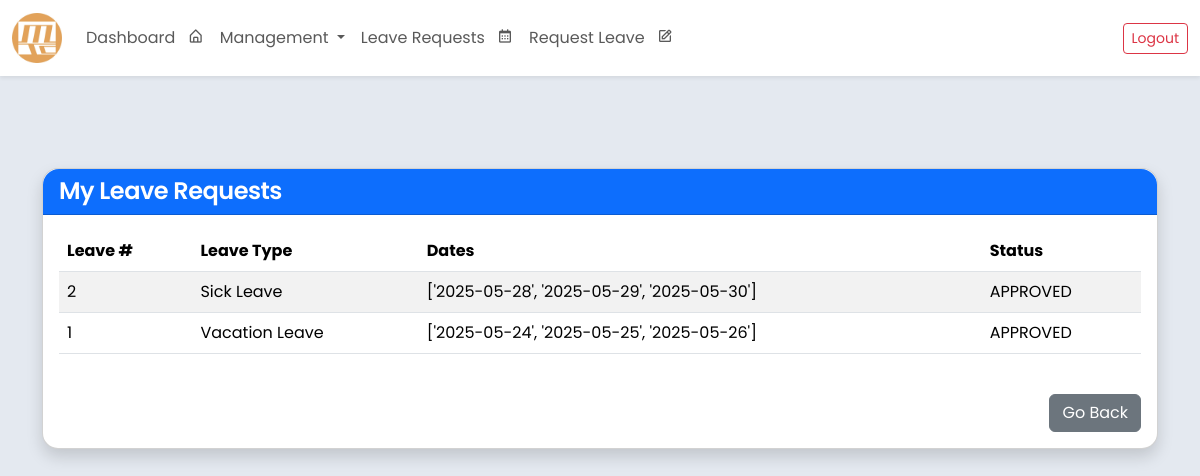
/my-leave-requests/ (signed in), run on the app's committed database.
### core/models.py (models this page shows, shortened)
class LeaveRequest(models.Model):
    class LeaveType(models.TextChoices):
        SICK = 'SICK', 'Sick Leave'
        MATERNITY = 'MATERNITY', 'Maternity Leave'
        PATERNITY = 'PATERNITY', 'Paternity Leave'
        VACATION = 'VACATION', 'Vacation Leave'
        EMERGENCY = 'EMERGENCY', 'Emergency Leave'
    class ApprovalStatus(models.TextChoices):
        PENDING = 'PENDING', 'PENDING'
        APPROVED = 'APPROVED', 'APPROVED'
        REJECTED = 'REJECTED', 'REJECTED'
    employee = models.ForeignKey('Employee', on_delete=models.CASCADE, related_name='leave_requests')
    leave_number = models.PositiveIntegerField(unique=True, editable=False)
    leave_dates = JSONField(default=list, blank=True, null=True)
    reason_for_leave = models.TextField()
    leave_type = models.CharField(max_length=20, choices=LeaveType.choices)
    remarks = models.TextField(blank=True, null=True)
    leave_credit_deduction = models.PositiveIntegerField(default=0)
    deduction_applied = models.BooleanField(default=False)
    department_approval = models.CharField(max_length=10, choices=ApprovalStatus.choices, default=ApprovalStatus.PENDING)
    hr_approval = models.CharField(max_length=10, choices=ApprovalStatus.choices, default=ApprovalStatus.PENDING)
    president_approval = models.CharField(max_length=10, choices=ApprovalStatus.choices, default=ApprovalStatus.PENDING)
    status = models.CharField(max_length=10, choices=ApprovalStatus.choices, default=ApprovalStatus.PENDING)
    created_at = models.DateTimeField(auto_now_add=True)

### core/views.py (the view)
# urls.py: path("my-leave-requests/", views.my_leave_requests, name="my_leave_requests"),
def my_leave_requests(request):
    leave_requests = LeaveRequest.objects.filter(employee=request.user.employee).order_by('-created_at')
    return render(request, 'my_leave_requests.html', {
        'leave_requests': leave_requests
    })

### core/templates/my_leave_requests.html
{% extends "base.html" %}
{% block content %}
<div class="container mt-5">
    <div class="card shadow rounded-4">
        <div class="card-header bg-primary text-white rounded-top-4">
            <h4 class="mb-0">My Leave Requests</h4>
        </div>
        <div class="card-body">
            {% if leave_requests %}
                <div class="table-responsive">
                    <table class="table table-striped">
                        <thead>
                            <tr>
                                <th>Leave #</th>
                                <th>Leave Type</th>
                                <th>Dates</th>
                                <th>Status</th>
                            </tr>
                        </thead>
                        <tbody>
                            {% for leave in leave_requests %}
                            <tr>
                                <td>{{ leave.leave_number }}</td>
                                <td>{{ leave.get_leave_type_display }}</td>
                                <td>{{ leave.leave_dates }}</td>
                                <td>{{ leave.status }}</td>
                            </tr>
                            {% endfor %}
                        </tbody>
                    </table>
                </div>
            {% else %}
                <p class="text-muted">You have not submitted any leave requests.</p>
            {% endif %}
            <div class="text-end mt-4">
                <a href="{% url 'submit_leave_request' %}" class="btn btn-secondary">Go Back</a>
            </div>
        </div>
    </div>
</div>
{% endblock %}

### core/templates/base.html (style rules this page uses)
body { font-family: 'Poppins', sans-serif; font-size: 1rem; color: #333; background-color:rgb(228, 233, 240); }
h1, h2, h3, h4, h5, h6 { font-weight: 600; letter-spacing: -0.5px; }

### data on the page
LeaveRequest: leave_number "2", leave_type "Sick Leave", leave_dates "['2025-05-28', '2025-05-29', '2025-05-30']", status "APPROVED"
LeaveRequest: leave_number "1", leave_type "Vacation Leave", leave_dates "['2025-05-24', '2025-05-25', '2025-05-26']", status "APPROVED"
